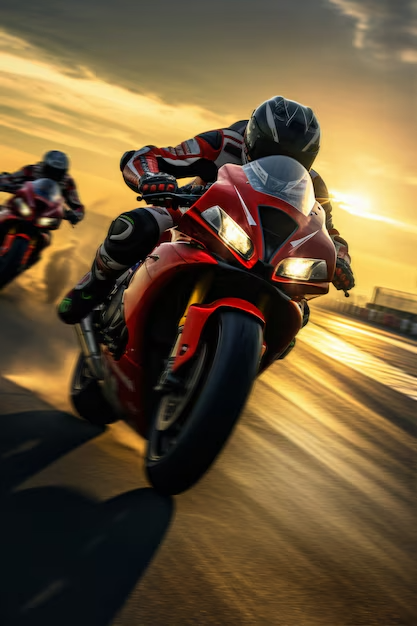
#> input picture AplicacaoIA/data/moto.png, 417 x 626 px
$ python 5-analise_imagem.py
#> lines starting #> are read from the running program, lines starting #| are printed output that depends on the picture
from PIL import Image, ImageEnhance, ImageFilter

# 1 - Importando a Imagem / Convertendo a imagem em escala de cinza
img = Image.open('data/moto.png')
#> img is the input picture: PIL image 417x626 RGBA; mean R, G, B, A 107.8, 87.6, 57.2, 255
# print(img)
img.show()

gray_img = img.convert('L')
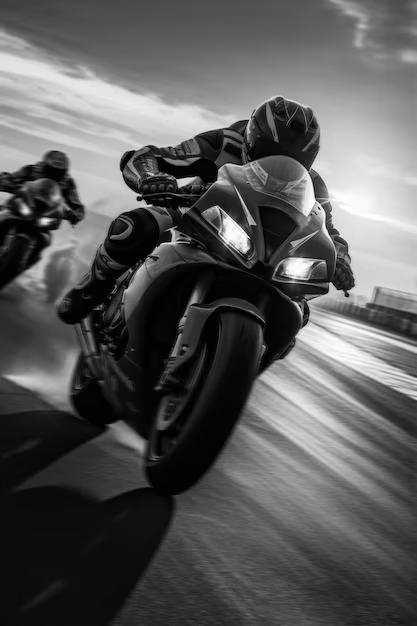
#> gray_img: PIL image 417x626 L; min 0, max 254, mean 90.2
# gray_img.show()

# 2 - Utilizando Operações em Imagem I
rotated_img = img.rotate(180)
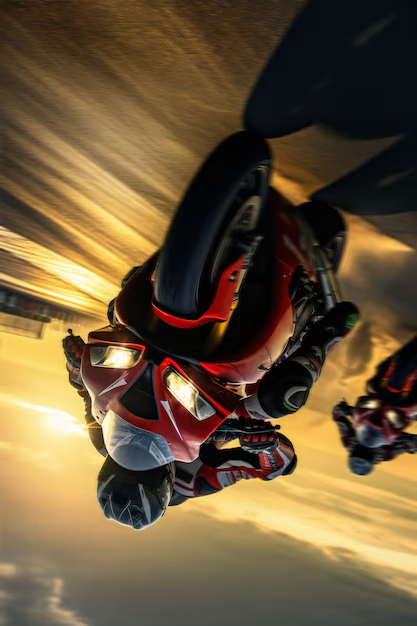
#> rotated_img: PIL image 417x626 RGBA; mean R, G, B, A 107.8, 87.6, 57.2, 255
# rotated_img.show()

transpose_img = img.transpose(Image.FLIP_LEFT_RIGHT)
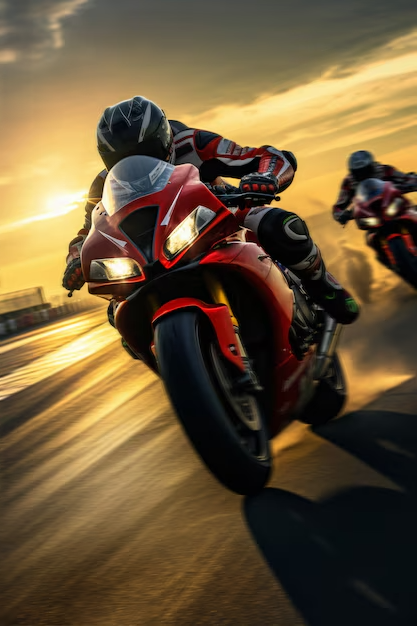
#> transpose_img: PIL image 417x626 RGBA; mean R, G, B, A 107.8, 87.6, 57.2, 255
# transpose_img.show()

resize_img_small = img.resize((300, 500))
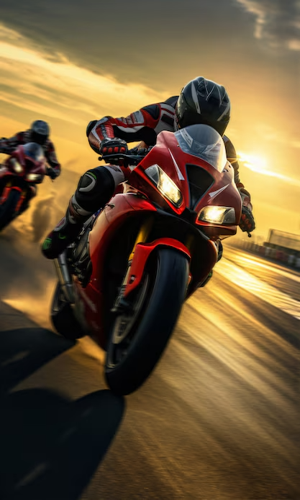
#> resize_img_small: PIL image 300x500 RGBA; mean R, G, B, A 107.8, 87.6, 57.2, 255
# resize_img_small.show()

resize_img_big = img.resize((900, 1000))
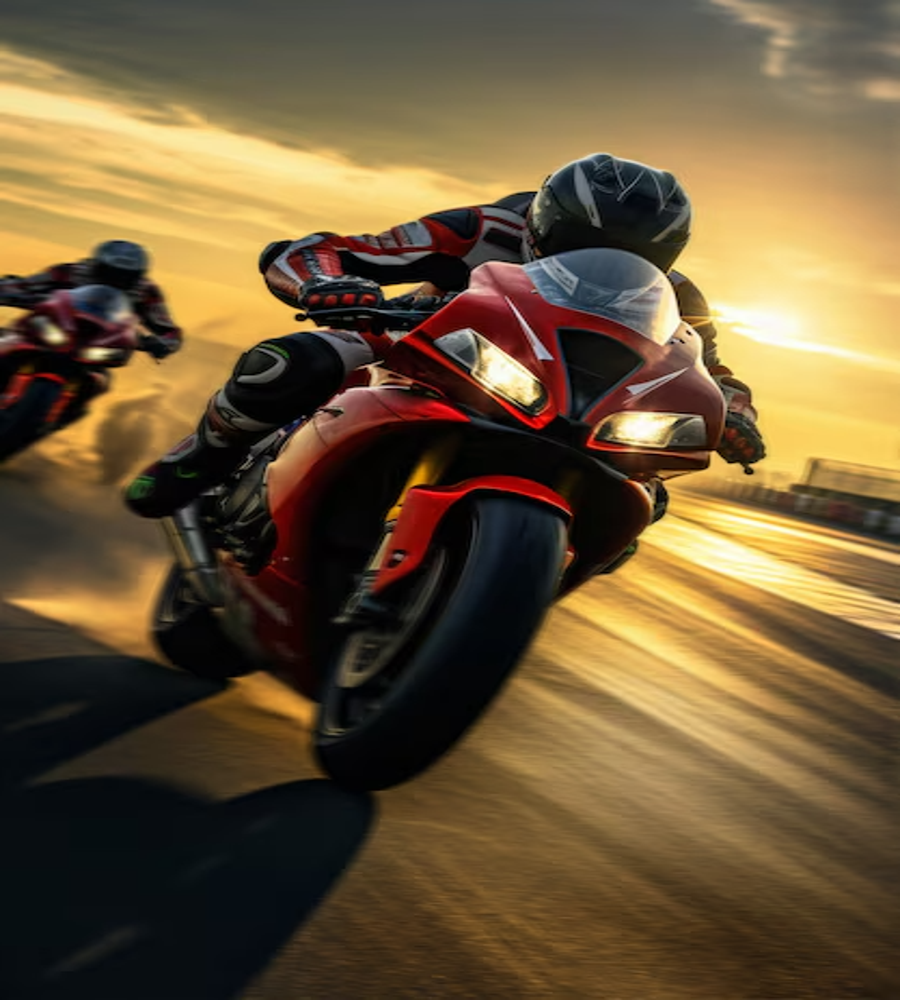
#> resize_img_big: PIL image 900x1000 RGBA; mean R, G, B, A 107.8, 87.6, 57.2, 255
# resize_img_big.show()

dim = (200, 200, 250, 300)
crop_img = img.crop(dim)
# crop_img.show()

# 3 - Utilizando Operações em Imagem II
enhancer = ImageEnhance.Brightness(img)
bright_img = enhancer.enhance(2)
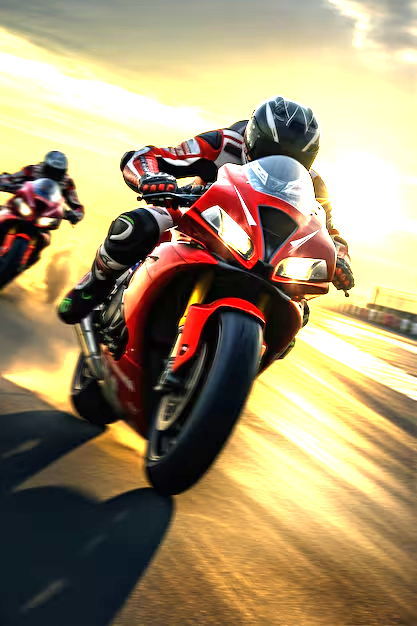
#> bright_img: PIL image 417x626 RGBA; mean R, G, B, A 162.1, 145.2, 110.8, 255
# bright_img.show()

enhancer = ImageEnhance.Contrast(img)
contrast_img = enhancer.enhance(3)
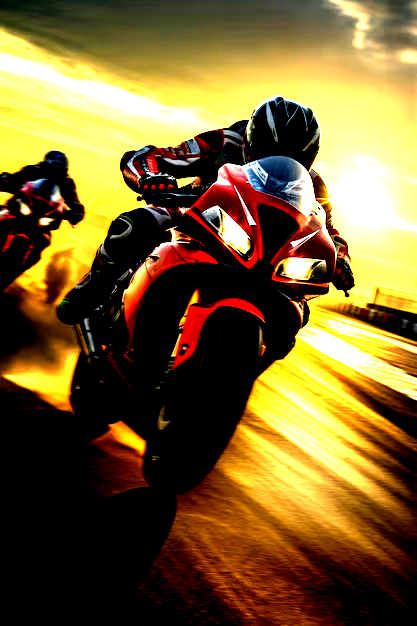
#> contrast_img: PIL image 417x626 RGBA; mean R, G, B, A 120.7, 97.4, 47.3, 255
# contrast_img.show()

# 4 - Utilizando Filtros
# filtro_blur = img.filter(ImageFilter.BLUR)
# filtro_blur = img.filter(ImageFilter.CONTOUR)
filtro_blur = img.filter(ImageFilter.DETAIL)
# filtro_blur = img.filter(ImageFilter.EMBOSS)
# filtro_blur = img.filter(ImageFilter.SMOOTH)
filtro_blur.show()
